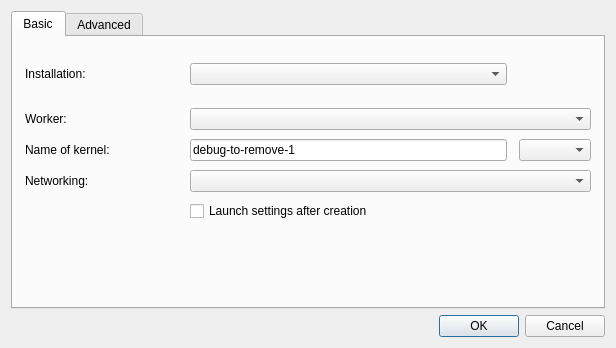
<?xml version="1.0" encoding="UTF-8"?>
<ui version="4.0">
 <class>NewWorkerDlg</class>
 <widget class="QDialog" name="NewWorkerDlg">
  <property name="geometry">
   <rect>
    <x>0</x>
    <y>0</y>
    <width>616</width>
    <height>348</height>
   </rect>
  </property>
  <property name="windowTitle">
   <string>Create new qube</string>
  </property>
  <property name="windowIcon">
   <iconset theme="qubes-manager">
    <normaloff>.</normaloff>.</iconset>
  </property>
  <layout class="QGridLayout" name="gridLayout_2">
   <item row="1" column="0">
    <widget class="QDialogButtonBox" name="buttonBox">
     <property name="orientation">
      <enum>Qt::Horizontal</enum>
     </property>
     <property name="standardButtons">
      <set>QDialogButtonBox::Cancel|QDialogButtonBox::Ok</set>
     </property>
    </widget>
   </item>
   <item row="0" column="0">
    <widget class="QTabWidget" name="tabWidget">
     <property name="sizePolicy">
      <sizepolicy hsizetype="Expanding" vsizetype="Minimum">
       <horstretch>0</horstretch>
       <verstretch>0</verstretch>
      </sizepolicy>
     </property>
     <property name="currentIndex">
      <number>0</number>
     </property>
     <widget class="QWidget" name="tabWidgetPage1">
      <attribute name="title">
       <string>Basic</string>
      </attribute>
      <layout class="QGridLayout" name="gridLayout">
       <property name="leftMargin">
        <number>12</number>
       </property>
       <property name="topMargin">
        <number>12</number>
       </property>
       <property name="rightMargin">
        <number>12</number>
       </property>
       <property name="bottomMargin">
        <number>12</number>
       </property>
       <property name="horizontalSpacing">
        <number>12</number>
       </property>
       <property name="verticalSpacing">
        <number>9</number>
       </property>
       <item row="3" column="3">
        <widget class="QComboBox" name="label">
         <property name="frame">
          <bool>true</bool>
         </property>
        </widget>
       </item>
       <item row="0" column="3">
        <widget class="QLabel" name="imageLabel">
         <property name="sizePolicy">
          <sizepolicy hsizetype="Fixed" vsizetype="Fixed">
           <horstretch>0</horstretch>
           <verstretch>0</verstretch>
          </sizepolicy>
         </property>
         <property name="minimumSize">
          <size>
           <width>50</width>
           <height>50</height>
          </size>
         </property>
         <property name="maximumSize">
          <size>
           <width>50</width>
           <height>50</height>
          </size>
         </property>
         <property name="scaledContents">
          <bool>true</bool>
         </property>
        </widget>
       </item>
       <item row="0" column="1" colspan="2">
        <widget class="QComboBox" name="installlation"/>
       </item>
       <item row="3" column="0">
        <widget class="QLabel" name="kernel_name_label">
         <property name="text">
          <string>Name of kernel:</string>
         </property>
        </widget>
       </item>
<!--       <item row="11" column="0">-->
<!--        <widget class="QPushButton" name="createPushButton">-->
<!--         <property name="text">-->
<!--          <string>CREATE WORKER</string>-->
<!--         </property>-->
<!--         <property name="icon">-->
<!--          <iconset>-->
<!--           <normaloff>:/create_3rd.png</normaloff>:/create_3rd.png</iconset>-->
<!--         </property>-->
<!--        </widget>-->
<!--       </item>-->
       <item row="2" column="1" colspan="3">
        <widget class="QComboBox" name="worker"/>
       </item>
       <item row="11" column="1">
        <spacer name="verticalSpacer_2">
         <property name="orientation">
          <enum>Qt::Vertical</enum>
         </property>
         <property name="sizeHint" stdset="0">
          <size>
           <width>20</width>
           <height>40</height>
          </size>
         </property>
        </spacer>
       </item>
       <item row="0" column="0">
        <widget class="QLabel" name="installation_label">
         <property name="text">
          <string>Installation:</string>
         </property>
        </widget>
       </item>
       <item row="2" column="0">
        <widget class="QLabel" name="worker_label">
         <property name="text">
          <string>Worker:</string>
         </property>
        </widget>
       </item>
       <item row="9" column="0">
        <widget class="QLabel" name="netvm_label">
         <property name="text">
          <string>Networking:</string>
         </property>
        </widget>
       </item>
       <item row="9" column="1" colspan="3">
        <widget class="QComboBox" name="netvm"/>
       </item>
       <item row="3" column="1" colspan="2">
        <widget class="QLineEdit" name="name">
         <property name="text">
          <string>debug-to-remove-1</string>
         </property>
        </widget>
       </item>
       <item row="10" column="1" colspan="2">
        <widget class="QCheckBox" name="launch_settings">
         <property name="text">
          <string>Launch settings after creation</string>
         </property>
        </widget>
       </item>
      </layout>
     </widget>
     <widget class="QWidget" name="tab">
      <attribute name="title">
       <string>Advanced</string>
      </attribute>
      <layout class="QGridLayout" name="gridLayout_4">
       <property name="leftMargin">
        <number>12</number>
       </property>
       <property name="topMargin">
        <number>12</number>
       </property>
       <property name="rightMargin">
        <number>12</number>
       </property>
       <property name="bottomMargin">
        <number>12</number>
       </property>
       <property name="horizontalSpacing">
        <number>12</number>
       </property>
       <property name="verticalSpacing">
        <number>9</number>
       </property>
       <item row="4" column="1">
        <widget class="QSpinBox" name="init_ram">
         <property name="specialValueText">
          <string>(default)</string>
         </property>
         <property name="suffix">
          <string> MB</string>
         </property>
         <property name="maximum">
          <number>90000000</number>
         </property>
        </widget>
       </item>
       <item row="0" column="0" colspan="2">
        <widget class="QLabel" name="label_5">
         <property name="sizePolicy">
          <sizepolicy hsizetype="Preferred" vsizetype="Preferred">
           <horstretch>0</horstretch>
           <verstretch>0</verstretch>
          </sizepolicy>
         </property>
         <property name="text">
          <string>&lt;html&gt;&lt;head/&gt;&lt;body&gt;&lt;p&gt;&lt;span style=&quot; font-weight:600;&quot;&gt;Caution&lt;/span&gt;: Changing these settings can compromise your system or make the qube unable to boot. Use only if you know what you are doing.&lt;/p&gt;&lt;/body&gt;&lt;/html&gt;</string>
         </property>
         <property name="wordWrap">
          <bool>true</bool>
         </property>
        </widget>
       </item>
       <item row="3" column="1">
        <widget class="QComboBox" name="storage_pool">
         <property name="currentText">
          <string/>
         </property>
        </widget>
       </item>
       <item row="3" column="0">
        <widget class="QLabel" name="label_3">
         <property name="text">
          <string>Storage pool</string>
         </property>
        </widget>
       </item>
       <item row="4" column="0">
        <widget class="QLabel" name="label_4">
         <property name="text">
          <string>Initial RAM (also available from settings)</string>
         </property>
        </widget>
       </item>
       <item row="2" column="0" colspan="2">
        <widget class="QCheckBox" name="install_system">
         <property name="enabled">
          <bool>false</bool>
         </property>
         <property name="text">
          <string>Install system from device (also available from settings)</string>
         </property>
        </widget>
       </item>
       <item row="1" column="0" colspan="2">
        <widget class="QCheckBox" name="provides_network">
         <property name="text">
          <string>Provides network access to other qubes</string>
         </property>
        </widget>
       </item>
       <item row="5" column="0">
        <spacer name="verticalSpacer">
         <property name="orientation">
          <enum>Qt::Vertical</enum>
         </property>
         <property name="sizeHint" stdset="0">
          <size>
           <width>20</width>
           <height>40</height>
          </size>
         </property>
        </spacer>
       </item>
      </layout>
     </widget>
    </widget>
   </item>
  </layout>
 </widget>
 <tabstops>
  <tabstop>name</tabstop>
  <tabstop>label</tabstop>
  <tabstop>netvm</tabstop>
  <tabstop>launch_settings</tabstop>
  <tabstop>buttonBox</tabstop>
 </tabstops>
 <resources/>
 <connections>
  <connection>
   <sender>buttonBox</sender>
   <signal>accepted()</signal>
   <receiver>NewWorkerDlg</receiver>
   <slot>accept()</slot>
   <hints>
    <hint type="sourcelabel">
     <x>257</x>
     <y>190</y>
    </hint>
    <hint type="destinationlabel">
     <x>157</x>
     <y>274</y>
    </hint>
   </hints>
  </connection>
  <connection>
   <sender>buttonBox</sender>
   <signal>rejected()</signal>
   <receiver>NewWorkerDlg</receiver>
   <slot>reject()</slot>
   <hints>
    <hint type="sourcelabel">
     <x>325</x>
     <y>190</y>
    </hint>
    <hint type="destinationlabel">
     <x>286</x>
     <y>274</y>
    </hint>
   </hints>
  </connection>
 </connections>
</ui>
